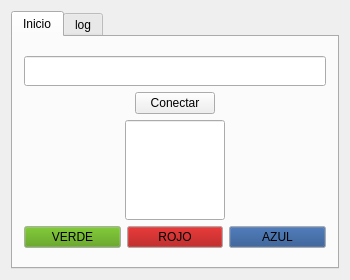
<?xml version="1.0" encoding="UTF-8"?>
<ui version="4.0">
 <class>MainWindow</class>
 <widget class="QMainWindow" name="MainWindow">
  <property name="windowModality">
   <enum>Qt::ApplicationModal</enum>
  </property>
  <property name="geometry">
   <rect>
    <x>0</x>
    <y>0</y>
    <width>350</width>
    <height>280</height>
   </rect>
  </property>
  <property name="minimumSize">
   <size>
    <width>350</width>
    <height>280</height>
   </size>
  </property>
  <property name="maximumSize">
   <size>
    <width>350</width>
    <height>280</height>
   </size>
  </property>
  <property name="contextMenuPolicy">
   <enum>Qt::CustomContextMenu</enum>
  </property>
  <property name="windowTitle">
   <string>WIFI</string>
  </property>
  <widget class="QWidget" name="centralWidget">
   <layout class="QGridLayout" name="gridLayout_5">
    <item row="0" column="0">
     <widget class="QTabWidget" name="tabWidget">
      <property name="contextMenuPolicy">
       <enum>Qt::ActionsContextMenu</enum>
      </property>
      <property name="currentIndex">
       <number>0</number>
      </property>
      <widget class="QWidget" name="tab">
       <attribute name="title">
        <string>Inicio</string>
       </attribute>
       <layout class="QGridLayout" name="gridLayout_4">
        <item row="0" column="0">
         <layout class="QGridLayout" name="gridLayout_3">
          <item row="0" column="0" colspan="3">
           <widget class="QLineEdit" name="lineEditEstado">
            <property name="minimumSize">
             <size>
              <width>300</width>
              <height>30</height>
             </size>
            </property>
            <property name="alignment">
             <set>Qt::AlignCenter</set>
            </property>
           </widget>
          </item>
          <item row="1" column="0">
           <spacer name="horizontalSpacer">
            <property name="orientation">
             <enum>Qt::Horizontal</enum>
            </property>
            <property name="sizeHint" stdset="0">
             <size>
              <width>40</width>
              <height>20</height>
             </size>
            </property>
           </spacer>
          </item>
          <item row="1" column="1">
           <widget class="QPushButton" name="pushButtonConectar">
            <property name="text">
             <string>Conectar</string>
            </property>
           </widget>
          </item>
          <item row="1" column="2">
           <spacer name="horizontalSpacer_2">
            <property name="orientation">
             <enum>Qt::Horizontal</enum>
            </property>
            <property name="sizeHint" stdset="0">
             <size>
              <width>40</width>
              <height>20</height>
             </size>
            </property>
           </spacer>
          </item>
          <item row="2" column="0" colspan="3">
           <layout class="QGridLayout" name="gridLayout_2">
            <item row="0" column="0">
             <spacer name="horizontalSpacer_3">
              <property name="orientation">
               <enum>Qt::Horizontal</enum>
              </property>
              <property name="sizeHint" stdset="0">
               <size>
                <width>40</width>
                <height>20</height>
               </size>
              </property>
             </spacer>
            </item>
            <item row="0" column="1">
             <widget class="QLineEdit" name="lineEditColor">
              <property name="minimumSize">
               <size>
                <width>100</width>
                <height>100</height>
               </size>
              </property>
              <property name="maximumSize">
               <size>
                <width>100</width>
                <height>100</height>
               </size>
              </property>
             </widget>
            </item>
            <item row="0" column="2">
             <spacer name="horizontalSpacer_4">
              <property name="orientation">
               <enum>Qt::Horizontal</enum>
              </property>
              <property name="sizeHint" stdset="0">
               <size>
                <width>40</width>
                <height>20</height>
               </size>
              </property>
             </spacer>
            </item>
           </layout>
          </item>
          <item row="3" column="0" colspan="3">
           <layout class="QHBoxLayout" name="horizontalLayout">
            <item>
             <widget class="QPushButton" name="pushButtonVerde">
              <property name="palette">
               <palette>
                <active>
                 <colorrole role="Button">
                  <brush brushstyle="SolidPattern">
                   <color alpha="255">
                    <red>78</red>
                    <green>154</green>
                    <blue>6</blue>
                   </color>
                  </brush>
                 </colorrole>
                 <colorrole role="ButtonText">
                  <brush brushstyle="SolidPattern">
                   <color alpha="255">
                    <red>0</red>
                    <green>0</green>
                    <blue>0</blue>
                   </color>
                  </brush>
                 </colorrole>
                </active>
                <inactive>
                 <colorrole role="Button">
                  <brush brushstyle="SolidPattern">
                   <color alpha="255">
                    <red>78</red>
                    <green>154</green>
                    <blue>6</blue>
                   </color>
                  </brush>
                 </colorrole>
                 <colorrole role="ButtonText">
                  <brush brushstyle="SolidPattern">
                   <color alpha="255">
                    <red>0</red>
                    <green>0</green>
                    <blue>0</blue>
                   </color>
                  </brush>
                 </colorrole>
                </inactive>
                <disabled>
                 <colorrole role="Button">
                  <brush brushstyle="SolidPattern">
                   <color alpha="255">
                    <red>78</red>
                    <green>154</green>
                    <blue>6</blue>
                   </color>
                  </brush>
                 </colorrole>
                 <colorrole role="ButtonText">
                  <brush brushstyle="SolidPattern">
                   <color alpha="96">
                    <red>164</red>
                    <green>166</green>
                    <blue>168</blue>
                   </color>
                  </brush>
                 </colorrole>
                </disabled>
               </palette>
              </property>
              <property name="text">
               <string>VERDE</string>
              </property>
             </widget>
            </item>
            <item>
             <widget class="QPushButton" name="pushButtonRojo">
              <property name="palette">
               <palette>
                <active>
                 <colorrole role="Button">
                  <brush brushstyle="SolidPattern">
                   <color alpha="255">
                    <red>164</red>
                    <green>0</green>
                    <blue>0</blue>
                   </color>
                  </brush>
                 </colorrole>
                 <colorrole role="ButtonText">
                  <brush brushstyle="SolidPattern">
                   <color alpha="255">
                    <red>0</red>
                    <green>0</green>
                    <blue>0</blue>
                   </color>
                  </brush>
                 </colorrole>
                </active>
                <inactive>
                 <colorrole role="Button">
                  <brush brushstyle="SolidPattern">
                   <color alpha="255">
                    <red>164</red>
                    <green>0</green>
                    <blue>0</blue>
                   </color>
                  </brush>
                 </colorrole>
                 <colorrole role="ButtonText">
                  <brush brushstyle="SolidPattern">
                   <color alpha="255">
                    <red>0</red>
                    <green>0</green>
                    <blue>0</blue>
                   </color>
                  </brush>
                 </colorrole>
                </inactive>
                <disabled>
                 <colorrole role="Button">
                  <brush brushstyle="SolidPattern">
                   <color alpha="255">
                    <red>164</red>
                    <green>0</green>
                    <blue>0</blue>
                   </color>
                  </brush>
                 </colorrole>
                 <colorrole role="ButtonText">
                  <brush brushstyle="SolidPattern">
                   <color alpha="96">
                    <red>164</red>
                    <green>166</green>
                    <blue>168</blue>
                   </color>
                  </brush>
                 </colorrole>
                </disabled>
               </palette>
              </property>
              <property name="text">
               <string>ROJO</string>
              </property>
             </widget>
            </item>
            <item>
             <widget class="QPushButton" name="pushButtonAzul">
              <property name="palette">
               <palette>
                <active>
                 <colorrole role="Button">
                  <brush brushstyle="SolidPattern">
                   <color alpha="255">
                    <red>32</red>
                    <green>74</green>
                    <blue>135</blue>
                   </color>
                  </brush>
                 </colorrole>
                 <colorrole role="ButtonText">
                  <brush brushstyle="SolidPattern">
                   <color alpha="255">
                    <red>0</red>
                    <green>0</green>
                    <blue>0</blue>
                   </color>
                  </brush>
                 </colorrole>
                </active>
                <inactive>
                 <colorrole role="Button">
                  <brush brushstyle="SolidPattern">
                   <color alpha="255">
                    <red>32</red>
                    <green>74</green>
                    <blue>135</blue>
                   </color>
                  </brush>
                 </colorrole>
                 <colorrole role="ButtonText">
                  <brush brushstyle="SolidPattern">
                   <color alpha="255">
                    <red>0</red>
                    <green>0</green>
                    <blue>0</blue>
                   </color>
                  </brush>
                 </colorrole>
                </inactive>
                <disabled>
                 <colorrole role="Button">
                  <brush brushstyle="SolidPattern">
                   <color alpha="255">
                    <red>32</red>
                    <green>74</green>
                    <blue>135</blue>
                   </color>
                  </brush>
                 </colorrole>
                 <colorrole role="ButtonText">
                  <brush brushstyle="SolidPattern">
                   <color alpha="96">
                    <red>164</red>
                    <green>166</green>
                    <blue>168</blue>
                   </color>
                  </brush>
                 </colorrole>
                </disabled>
               </palette>
              </property>
              <property name="text">
               <string>AZUL</string>
              </property>
             </widget>
            </item>
           </layout>
          </item>
         </layout>
        </item>
       </layout>
      </widget>
      <widget class="QWidget" name="tab_2">
       <attribute name="title">
        <string>log</string>
       </attribute>
       <layout class="QGridLayout" name="gridLayout">
        <item row="0" column="0">
         <widget class="QTextEdit" name="textEditRecibido"/>
        </item>
       </layout>
      </widget>
     </widget>
    </item>
   </layout>
  </widget>
  <action name="actionsalir">
   <property name="text">
    <string>salir</string>
   </property>
  </action>
 </widget>
 <layoutdefault spacing="6" margin="11"/>
 <tabstops>
  <tabstop>pushButtonConectar</tabstop>
  <tabstop>textEditRecibido</tabstop>
 </tabstops>
 <resources/>
 <connections/>
</ui>
